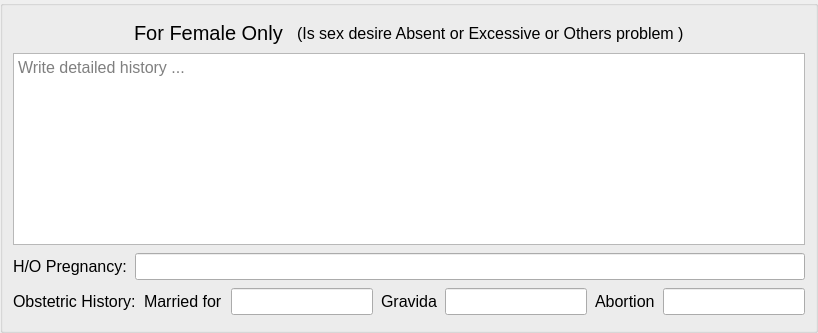
           <widget class="QGroupBox" name="groupBox_4">
            <property name="font">
             <font>
              <pointsize>12</pointsize>
             </font>
            </property>
            <layout class="QVBoxLayout" name="verticalLayout_8">
             <property name="spacing">
              <number>8</number>
             </property>
             <property name="leftMargin">
              <number>10</number>
             </property>
             <property name="topMargin">
              <number>15</number>
             </property>
             <property name="rightMargin">
              <number>10</number>
             </property>
             <property name="bottomMargin">
              <number>15</number>
             </property>
             <item>
              <layout class="QHBoxLayout" name="horizontalLayout_37">
               <item>
                <spacer name="horizontalSpacer_3">
                 <property name="font">
                  <font>
                   <pointsize>12</pointsize>
                  </font>
                 </property>
                 <property name="orientation">
                  <enum>Qt::Horizontal</enum>
                 </property>
                 <property name="sizeHint" stdset="0">
                  <size>
                   <width>40</width>
                   <height>20</height>
                  </size>
                 </property>
                </spacer>
               </item>
               <item>
                <widget class="QLabel" name="femaleOnly_label">
                 <property name="font">
                  <font>
                   <pointsize>15</pointsize>
                  </font>
                 </property>
                 <property name="text">
                  <string>For Female Only </string>
                 </property>
                </widget>
               </item>
               <item>
                <widget class="QLabel" name="label_23">
                 <property name="font">
                  <font>
                   <pointsize>12</pointsize>
                  </font>
                 </property>
                 <property name="text">
                  <string>(Is sex desire Absent or Excessive or Others problem )</string>
                 </property>
                 <property name="buddy">
                  <cstring>femaleOnly_textEdit</cstring>
                 </property>
                </widget>
               </item>
               <item>
                <spacer name="horizontalSpacer_2">
                 <property name="font">
                  <font>
                   <pointsize>12</pointsize>
                  </font>
                 </property>
                 <property name="orientation">
                  <enum>Qt::Horizontal</enum>
                 </property>
                 <property name="sizeHint" stdset="0">
                  <size>
                   <width>40</width>
                   <height>20</height>
                  </size>
                 </property>
                </spacer>
               </item>
              </layout>
             </item>
             <item>
              <widget class="QTextEdit" name="femaleOnly_textEdit">
               <property name="minimumSize">
                <size>
                 <width>0</width>
                 <height>80</height>
                </size>
               </property>
               <property name="sizeIncrement">
                <size>
                 <width>0</width>
                 <height>0</height>
                </size>
               </property>
               <property name="font">
                <font>
                 <pointsize>12</pointsize>
                </font>
               </property>
               <property name="tabChangesFocus">
                <bool>true</bool>
               </property>
               <property name="placeholderText">
                <string>Write detailed history ...</string>
               </property>
              </widget>
             </item>
             <item>
              <layout class="QHBoxLayout" name="horizontalLayout_38">
               <item>
                <widget class="QLabel" name="pregnancy_label">
                 <property name="font">
                  <font>
                   <pointsize>12</pointsize>
                  </font>
                 </property>
                 <property name="text">
                  <string>H/O Pregnancy:</string>
                 </property>
                 <property name="buddy">
                  <cstring>pregnancy_lineEdit</cstring>
                 </property>
                </widget>
               </item>
               <item>
                <widget class="QLineEdit" name="pregnancy_lineEdit">
                 <property name="font">
                  <font>
                   <pointsize>12</pointsize>
                  </font>
                 </property>
                </widget>
               </item>
              </layout>
             </item>
             <item>
              <layout class="QHBoxLayout" name="horizontalLayout_39">
               <item>
                <widget class="QLabel" name="obstetric_label">
                 <property name="font">
                  <font>
                   <pointsize>12</pointsize>
                  </font>
                 </property>
                 <property name="text">
                  <string>Obstetric History:</string>
                 </property>
                </widget>
               </item>
               <item>
                <widget class="QLabel" name="marriedFor_label">
                 <property name="font">
                  <font>
                   <pointsize>12</pointsize>
                  </font>
                 </property>
                 <property name="text">
                  <string>Married for</string>
                 </property>
                 <property name="buddy">
                  <cstring>marriedFor_lineEdit</cstring>
                 </property>
                </widget>
               </item>
               <item>
                <widget class="QLineEdit" name="marriedFor_lineEdit">
                 <property name="font">
                  <font>
                   <pointsize>12</pointsize>
                  </font>
                 </property>
                </widget>
               </item>
               <item>
                <widget class="QLabel" name="gravida_label">
                 <property name="font">
                  <font>
                   <pointsize>12</pointsize>
                  </font>
                 </property>
                 <property name="text">
                  <string>Gravida</string>
                 </property>
                 <property name="buddy">
                  <cstring>gravida_lineEdit</cstring>
                 </property>
                </widget>
               </item>
               <item>
                <widget class="QLineEdit" name="gravida_lineEdit">
                 <property name="font">
                  <font>
                   <pointsize>12</pointsize>
                  </font>
                 </property>
                </widget>
               </item>
               <item>
                <widget class="QLabel" name="abortion_label">
                 <property name="font">
                  <font>
                   <pointsize>12</pointsize>
                  </font>
                 </property>
                 <property name="text">
                  <string>Abortion</string>
                 </property>
                 <property name="buddy">
                  <cstring>abortion_lineEdit</cstring>
                 </property>
                </widget>
               </item>
               <item>
                <widget class="QLineEdit" name="abortion_lineEdit">
                 <property name="font">
                  <font>
                   <pointsize>12</pointsize>
                  </font>
                 </property>
                </widget>
               </item>
              </layout>
             </item>
            </layout>
           </widget>
